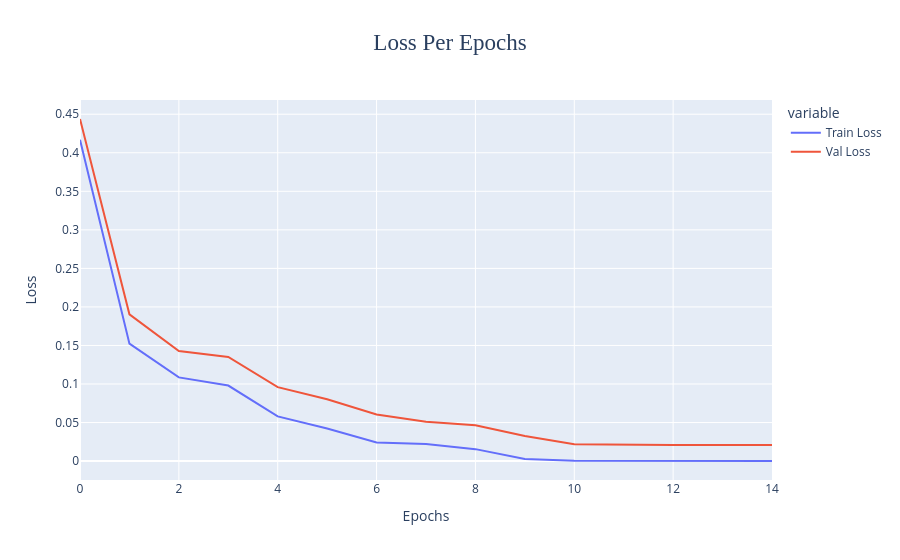
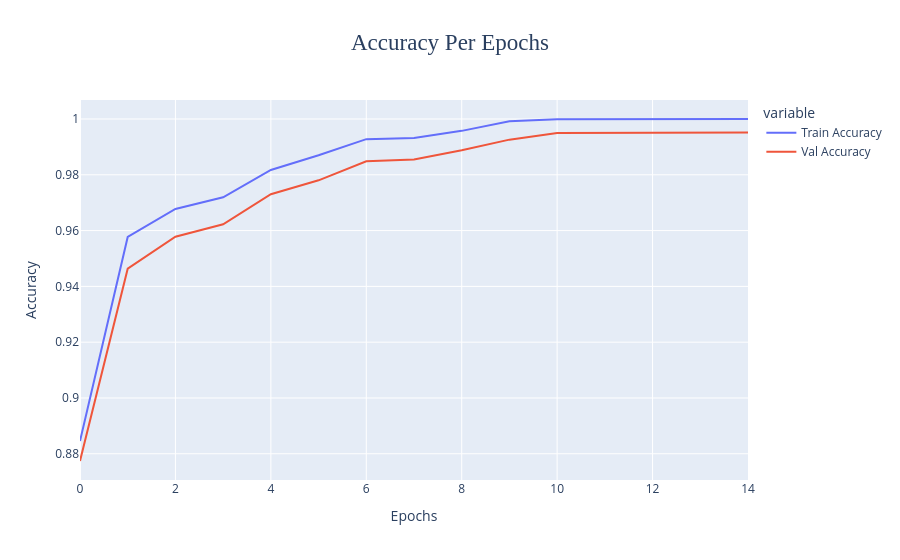

Source (notebook cell) for these figures, in order:
### Markdown cell above
#### Visualize the Training History

### Code cell
# used plotly for interactive plotting
fig = px.line(history.iloc[:,:2],title='Loss Per Epochs',labels={'value':'Loss','index':'Epochs'})
fig.update_layout(title={'font_family':'Georgia','font_size':23,'x':0.5}).show()
fig = px.line(history.iloc[:,2:],title='Accuracy Per Epochs',labels={'value':'Accuracy','index':'Epochs'})
fig.update_layout(title={'font_family':'Georgia','font_size':23,'x':0.5}).show()

### Figure 1 — Plotly figure (JSON) as saved in the notebook; plotly's stock layout.template omitted (floating-point values rounded to 4 significant figures)
{"data": [{"hovertemplate": "variable=Train Loss<br>Epochs=%{x}<br>Loss=%{y}<extra></extra>", "legendgroup": "Train Loss", "line": {"color": "#636efa", "dash": "solid"}, "marker": {"symbol": "circle"}, "mode": "lines", "name": "Train Loss", "orientation": "v", "showlegend": true, "type": "scatter", "x": [0, 1, 2, 3, 4, 5, 6, 7, 8, 9, 10, 11, 12, 13, 14], "xaxis": "x", "y": [0.4169, 0.1524, 0.1086, 0.09797, 0.058, 0.04223, 0.02425, 0.02202, 0.01548, 0.002737, 0.0003314, 0.0001418, 0.0001018, 9.543e-05, 9.445e-05], "yaxis": "y"}, {"hovertemplate": "variable=Val Loss<br>Epochs=%{x}<br>Loss=%{y}<extra></extra>", "legendgroup": "Val Loss", "line": {"color": "#EF553B", "dash": "solid"}, "marker": {"symbol": "circle"}, "mode": "lines", "name": "Val Loss", "orientation": "v", "showlegend": true, "type": "scatter", "x": [0, 1, 2, 3, 4, 5, 6, 7, 8, 9, 10, 11, 12, 13, 14], "xaxis": "x", "y": [0.4438, 0.1904, 0.1429, 0.1351, 0.09592, 0.08018, 0.06047, 0.05098, 0.04661, 0.0324, 0.02169, 0.02106, 0.02084, 0.02082, 0.02082], "yaxis": "y"}], "layout": {"legend": {"title": {"text": "variable"}, "tracegroupgap": 0}, "title": {"font": {"family": "Georgia", "size": 23}, "text": "Loss Per Epochs", "x": 0.5}, "xaxis": {"anchor": "y", "domain": [0, 1], "title": {"text": "Epochs"}}, "yaxis": {"anchor": "x", "domain": [0, 1], "title": {"text": "Loss"}}}}

### Figure 2 — Plotly figure (JSON) as saved in the notebook; plotly's stock layout.template omitted (floating-point values rounded to 4 significant figures)
{"data": [{"hovertemplate": "variable=Train Accuracy<br>Epochs=%{x}<br>Accuracy=%{y}<extra></extra>", "legendgroup": "Train Accuracy", "line": {"color": "#636efa", "dash": "solid"}, "marker": {"symbol": "circle"}, "mode": "lines", "name": "Train Accuracy", "orientation": "v", "showlegend": true, "type": "scatter", "x": [0, 1, 2, 3, 4, 5, 6, 7, 8, 9, 10, 11, 12, 13, 14], "xaxis": "x", "y": [0.8845, 0.9577, 0.9677, 0.9719, 0.9817, 0.987, 0.9928, 0.9932, 0.9957, 0.9992, 0.9999, 1.0, 1.0, 1.0, 1.0], "yaxis": "y"}, {"hovertemplate": "variable=Val Accuracy<br>Epochs=%{x}<br>Accuracy=%{y}<extra></extra>", "legendgroup": "Val Accuracy", "line": {"color": "#EF553B", "dash": "solid"}, "marker": {"symbol": "circle"}, "mode": "lines", "name": "Val Accuracy", "orientation": "v", "showlegend": true, "type": "scatter", "x": [0, 1, 2, 3, 4, 5, 6, 7, 8, 9, 10, 11, 12, 13, 14], "xaxis": "x", "y": [0.8774, 0.9463, 0.9578, 0.9623, 0.973, 0.978, 0.9849, 0.9855, 0.9888, 0.9926, 0.995, 0.9951, 0.9951, 0.9952, 0.9952], "yaxis": "y"}], "layout": {"legend": {"title": {"text": "variable"}, "tracegroupgap": 0}, "title": {"font": {"family": "Georgia", "size": 23}, "text": "Accuracy Per Epochs", "x": 0.5}, "xaxis": {"anchor": "y", "domain": [0, 1], "title": {"text": "Epochs"}}, "yaxis": {"anchor": "x", "domain": [0, 1], "title": {"text": "Accuracy"}}}}
